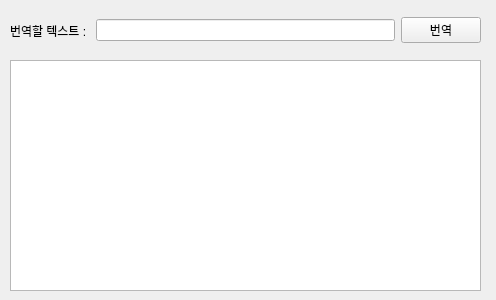
<?xml version="1.0" encoding="UTF-8"?>
<ui version="4.0">
 <class>Form</class>
 <widget class="QWidget" name="Form">
  <property name="geometry">
   <rect>
    <x>0</x>
    <y>0</y>
    <width>496</width>
    <height>300</height>
   </rect>
  </property>
  <property name="windowTitle">
   <string>Form</string>
  </property>
  <widget class="QWidget" name="horizontalLayoutWidget">
   <property name="geometry">
    <rect>
     <x>10</x>
     <y>10</y>
     <width>471</width>
     <height>41</height>
    </rect>
   </property>
   <layout class="QHBoxLayout" name="horizontalLayout">
    <item>
     <widget class="QLabel" name="label">
      <property name="text">
       <string>번역할 텍스트 : </string>
      </property>
     </widget>
    </item>
    <item>
     <widget class="QLineEdit" name="txtBaseText">
      <property name="text">
       <string/>
      </property>
     </widget>
    </item>
    <item>
     <widget class="QPushButton" name="btnTrans">
      <property name="text">
       <string>번역</string>
      </property>
     </widget>
    </item>
   </layout>
  </widget>
  <widget class="QTextBrowser" name="txbResult">
   <property name="geometry">
    <rect>
     <x>10</x>
     <y>60</y>
     <width>471</width>
     <height>231</height>
    </rect>
   </property>
  </widget>
 </widget>
 <resources/>
 <connections/>
</ui>
